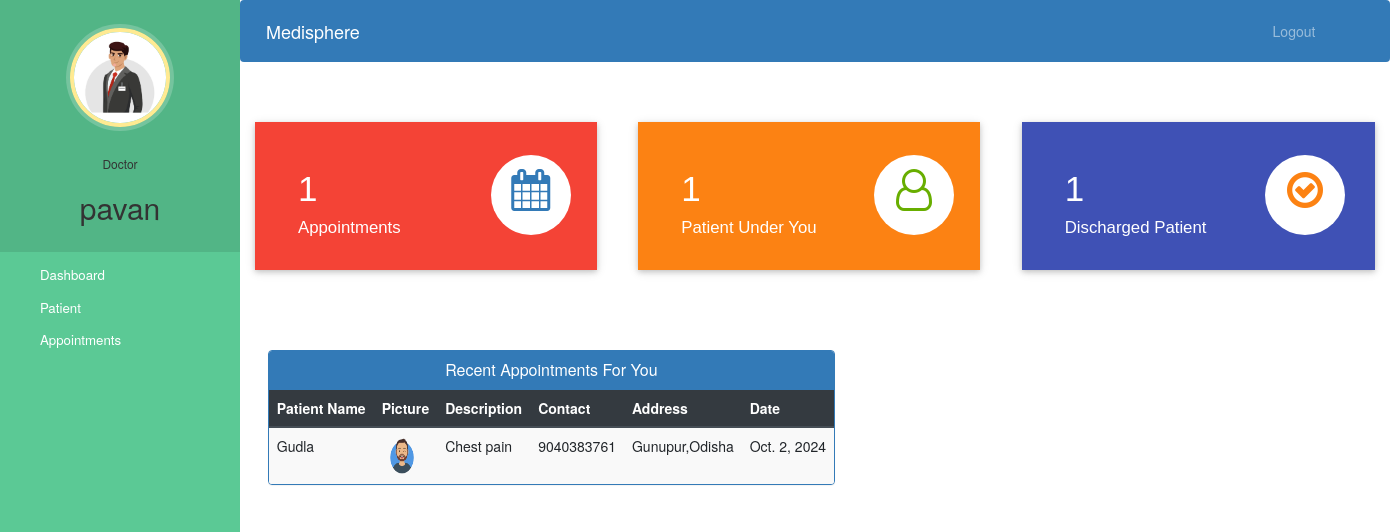
Page /doctor-dashboard (signed in) on the committed database.
### hospital/models.py (models this page shows, shortened)
class Doctor(models.Model):
    user=models.OneToOneField(User,on_delete=models.CASCADE)
    profile_pic= models.ImageField(upload_to='profile_pic/DoctorProfilePic/',null=True,blank=True)
    address = models.CharField(max_length=40)
    mobile = models.CharField(max_length=20,null=True)
    department= models.CharField(max_length=50,choices=departments,default='Cardiologist')
    status=models.BooleanField(default=False)

class Appointment(models.Model):
    patientId=models.PositiveIntegerField(null=True)
    doctorId=models.PositiveIntegerField(null=True)
    patientName=models.CharField(max_length=40,null=True)
    doctorName=models.CharField(max_length=40,null=True)
    appointmentDate=models.DateField(auto_now=True)
    description=models.TextField(max_length=500)
    status=models.BooleanField(default=False)

class Patient(models.Model):
    user=models.OneToOneField(User,on_delete=models.CASCADE)
    profile_pic= models.ImageField(upload_to='profile_pic/PatientProfilePic/',null=True,blank=True)
    address = models.CharField(max_length=40)
    mobile = models.CharField(max_length=20,null=False)
    symptoms = models.CharField(max_length=100,null=False)
    assignedDoctorId = models.PositiveIntegerField(null=True)
    admitDate=models.DateField(auto_now=True)
    status=models.BooleanField(default=False)

### hospital/views.py (the view)
# urls.py: path('doctor-dashboard', views.doctor_dashboard_view,name='doctor-dashboard'),
@login_required(login_url='doctorlogin')
@user_passes_test(is_doctor)
def doctor_dashboard_view(request):
    patientcount=models.Patient.objects.all().filter(status=True,assignedDoctorId=request.user.id).count()
    appointmentcount=models.Appointment.objects.all().filter(status=True,doctorId=request.user.id).count()
    patientdischarged=models.PatientDischargeDetails.objects.all().distinct().filter(assignedDoctorName=request.user.first_name).count()
    appointments=models.Appointment.objects.all().filter(status=True,doctorId=request.user.id).order_by('-id')
    patientid=[]
    for a in appointments:
        patientid.append(a.patientId)
    patients=models.Patient.objects.all().filter(status=True,user_id__in=patientid).order_by('-id')
    appointments=zip(appointments,patients)
    mydict={
    'patientcount':patientcount,
    'appointmentcount':appointmentcount,
    'patientdischarged':patientdischarged,
    'appointments':appointments,
    'doctor':models.Doctor.objects.get(user_id=request.user.id), #for profile picture of doctor in sidebar
    }
    return render(request,'hospital/doctor_dashboard.html',context=mydict)

### hospital/views.py (called while the page is built)
def is_doctor(user):
    return user.groups.filter(name='DOCTOR').exists()

### templates/hospital/doctor_dashboard.html
{% extends 'hospital/doctor_base.html' %}
{% load static %}
{% block content %}
{%include 'hospital/doctor_dashboard_cards.html'%}
<br><br><br><br>
<div class="container">
  <div class="row">
    <div class="panel panel-primary" style="margin-left:2%;">
      <div class="panel-heading" style="text-align:center;">
        <h6 class="panel-title">Recent Appointments For You</h6>
      </div>
      <table class="table table-hover table-striped" id="dev-table">
        <thead class="thead-dark">
          <tr>
            <th>Patient Name</th>
            <th>Picture</th>
            <th>Description</th>
            <th>Contact</th>
            <th>Address</th>
            <th>Date</th>
          </tr>
        </thead>
        {% for a,p in appointments %}
        <tr>
          <td>{{a.patientName}}</td>
          <td> <img src="{% static p.profile_pic.url %}" alt="Profile Pic" height="40px" width="40px" /></td>
          <td>{{a.description}}</td>
          <td>{{p.mobile}}</td>
          <td>{{p.address}}</td>
          <td>{{a.appointmentDate}}</td>
        </tr>
        {% endfor %}
      </table>
    </div>
  </div>
</div>
{% endblock content %}

### templates/hospital/doctor_base.html (shortened to what this page needs)
<!DOCTYPE html>
{% load static %}
<html lang="en">
<head>
  <link rel="stylesheet" href="https://stackpath.bootstrapcdn.com/bootstrap/4.3.1/css/bootstrap.min.css">
  <link rel="stylesheet" href="https://maxcdn.bootstrapcdn.com/font-awesome/4.7.0/css/font-awesome.min.css">
</head>
<body>
  <nav class="menu" tabindex="0">
    <header class="avatar">
      <img src="{% static doctor.profile_pic.url %}" alt="Profile Pic" />
      <br><br>
      <h6>Doctor</h6>
      <h2>{{request.user.first_name}}</h2>
    </header>
    <ul>
      <li tabindex="0" class="icon-dashboard"> <a style="color:white; text-decoration:none;" href="/doctor-dashboard"><span>Dashboard</span></a> </li>
      <li tabindex="0" class="icon-users"> <a style="color:white; text-decoration:none;" href="/doctor-patient"><span>Patient</span></a></li>
      <li tabindex="0" class="icon-calendar"> <a style="color:white; text-decoration:none;" href="/doctor-appointment"><span>Appointments</span></a></li>
    </ul>
  </nav>
  <main>
    <div class="bs-example">
      <nav class="navbar navbar-expand-md  navbar-dark fixed-top" style="background:#337AB7;">
        <a href="/doctor-dashboard" class="navbar-brand">Medisphere</a>
        <div class="collapse navbar-collapse justify-content-between" id="navbarCollapse">
          <div class="navbar-nav" style=" margin-left: 90%;">
            <a href="/logout" class="nav-item nav-link">Logout</a>
          </div>
        </div>
      </nav>
    </div>
    <br><br>
    {% block content %}
    {% endblock content %}
    <br><br><br><br><br><br><br>
  </main>
</body>
</html>

### templates/hospital/doctor_dashboard_cards.html (shortened to what this page needs)
<!DOCTYPE html>
<html lang="en" dir="ltr">
<head>
  <link rel="stylesheet" href="https://maxcdn.bootstrapcdn.com/bootstrap/3.4.1/css/bootstrap.min.css">
  <link rel="stylesheet" href="https://cdnjs.cloudflare.com/ajax/libs/font-awesome/4.7.0/css/font-awesome.min.css">
</head>
<body>
  <div class="market-updates">
    <div class="col-md-4 market-update-gd">
      <div class="market-update-block clr-block-1">
        <div class="col-md-8 market-update-left">
          <h3>{{appointmentcount}}</h3>
          <h4>Appointments</h4>
        </div>
        <div class="col-md-4 market-update-right">
          <i class="fa fa-calendar"> </i>
        </div>
        <div class="clearfix"> </div>
      </div>
    </div>
    <div class="col-md-4 market-update-gd">
      <div class="market-update-block clr-block-2">
        <div class="col-md-8 market-update-left">
          <h3>{{patientcount}}</h3>
          <h4>Patient Under You</h4>
        </div>
        <div class="col-md-4 market-update-right">
          <i class="fa fa-user-o"></i>
        </div>
        <div class="clearfix"> </div>
      </div>
    </div>
    <div class="col-md-4 market-update-gd">
      <div class="market-update-block clr-block-3">
        <div class="col-md-8 market-update-left">
          <h3>{{patientdischarged}}</h3>
          <h4>Discharged Patient</h4>
        </div>
        <div class="col-md-4 market-update-right">
          <i class="fa fa-check-circle-o" aria-hidden="true"></i>
        </div>
        <div class="clearfix"> </div>
      </div>
    </div>
  </div>
</body>
</html>

### templates/hospital/doctor_base.html (style rules this page uses)
a:link { text-decoration: none; }
a { color: white; }
.fa { font-size: 23px; width: 60px; text-align: center; text-decoration: none; margin: 5px 2px; border-radius: 50%; }
body { padding-left: 240px; }
main { position: relative; height: 100vh; }
.menu { background: #5bc995; height: 100vh; width: 240px; position: fixed; top: 0px; left: 0; z-index: 5; outline: none; }
.menu .avatar { background: rgba(0, 0, 0, 0.1); padding: 2em 0.5em; text-align: center; }
.menu .avatar img { width: 100px; border-radius: 50%; overflow: hidden; border: 4px solid #ffea92; box-shadow: 0 0 0 4px rgba(255, 255, 255, 0.2); }
.menu .avatar h2 { font-weight: normal; margin-bottom: 0; }
.menu ul { list-style: none; padding: 0.5em 0; margin: 0; }
.menu ul li { padding: 0.5em 1em 0.5em 3em; font-size: 0.95em; font-weight: regular; background-repeat: no-repeat; background-position: left 15px center; background-size: auto 20px; transition: all 0.15s linear; cursor: pointer; }
.menu ul li.icon-dashboard { background-image: url("http://www.entypo.com/images//gauge.svg"); }
.menu ul li.icon-users { background-image: url("http://www.entypo.com/images//users.svg"); }
.menu ul li.icon-calendar { background-image: url("http://www.entypo.com/images//calendar.svg"); }

### templates/hospital/doctor_dashboard_cards.html (style rules this page uses)
.market-update-block { padding: 2em 2em; background: #999; }
.market-update-block h3 { color: #fff; font-size: 2.5em; font-family: 'Carrois Gothic', sans-serif; }
.market-update-block h4 { font-size: 1.2em; color: #fff; margin: 0.3em 0em; font-family: 'Carrois Gothic', sans-serif; }
.market-update-block.clr-block-1 { background: #f44336; margin-right: 0.8em; box-shadow: 0 2px 5px 0 rgba(0, 0, 0, 0.16), 0 2px 10px 0 rgba(0, 0, 0, 0.12); transition: 0.5s all; -webkit-transition: 0.5s all; -moz-transition: 0.5s all; -o-transition: 0.5s all; }
.market-update-block.clr-block-2 { background: #FC8213; margin-right: 0.8em; box-shadow: 0 2px 5px 0 rgba(0, 0, 0, 0.16), 0 2px 10px 0 rgba(0, 0, 0, 0.12); transition: 0.5s all; -webkit-transition: 0.5s all; -moz-transition: 0.5s all; -o-transition: 0.5s all; }
.market-update-block.clr-block-3 { background: #3f51b5; box-shadow: 0 2px 5px 0 rgba(0, 0, 0, 0.16), 0 2px 10px 0 rgba(0, 0, 0, 0.12); transition: 0.5s all; -webkit-transition: 0.5s all; -moz-transition: 0.5s all; -o-transition: 0.5s all; }
.market-update-right i.fa.fa-user-o { font-size: 3em; color: #68AE00; width: 80px; height: 80px; background: #fff; text-align: center; border-radius: 49px; -webkit-border-radius: 49px; -moz-border-radius: 49px; -o-border-radius: 49px; line-height: 1.7em; }
.market-update-right i.fa.fa-check-circle-o { font-size: 3em; color: #FC8213; width: 80px; height: 80px; background: #fff; text-align: center; border-radius: 49px; -webkit-border-radius: 49px; -moz-border-radius: 49px; -o-border-radius: 49px; line-height: 1.7em; }
.market-update-right i.fa.fa-calendar { font-size: 3em; color: #337AB7; width: 80px; height: 80px; background: #fff; text-align: center; border-radius: 49px; -webkit-border-radius: 49px; -moz-border-radius: 49px; -o-border-radius: 49px; line-height: 1.7em; }
.market-update-left { padding: 0px; }

### rows in the picture
Doctor: profile_pic (picture)
Appointment: patientName "Gudla", profile_pic (picture), description "Chest pain", mobile "9040383761", address "Gunupur,Odisha", appointmentDate "Oct. 2, 2024"

### other values in the picture
{{ request.user.first_name }} "pavan"
{{ appointmentcount }} "1"
{{ patientcount }} "1"
{{ patientdischarged }} "1"
